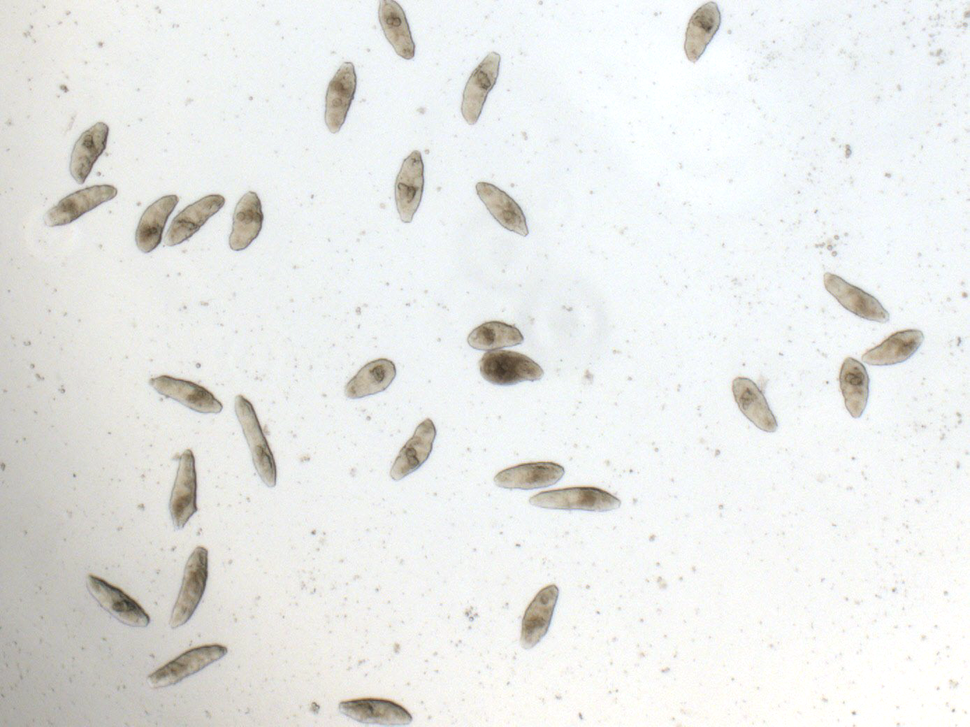
#> input picture Midterm Presentation/images/1.png, 970 x 727 px, shrunk from 1388 x 1040 before the run
$ python -i histogram_intersection.py   (imports and definitions only)
#> lines starting #> are read from the running program, lines starting #| are printed output that depends on the picture
#> further down, picture is the input picture: shape (727, 970, 3); mean B, G, R 232.1, 234.1, 232.8
import cv2
import numpy as np
from skimage.feature import local_binary_pattern

def compute_3d_hist(image, bins=(8,8,8)):
    hist = cv2.calcHist([image], [0,1,2], None, bins, [0,256,0,256,0,256])
    return hist

def compute_lbp_hist(gray_image, n_points, radius, method, n_bins):
#> called with n_points = 24, radius = 3, method = 'uniform', n_bins = 26
    lbp = local_binary_pattern(gray_image, n_points, radius, method)
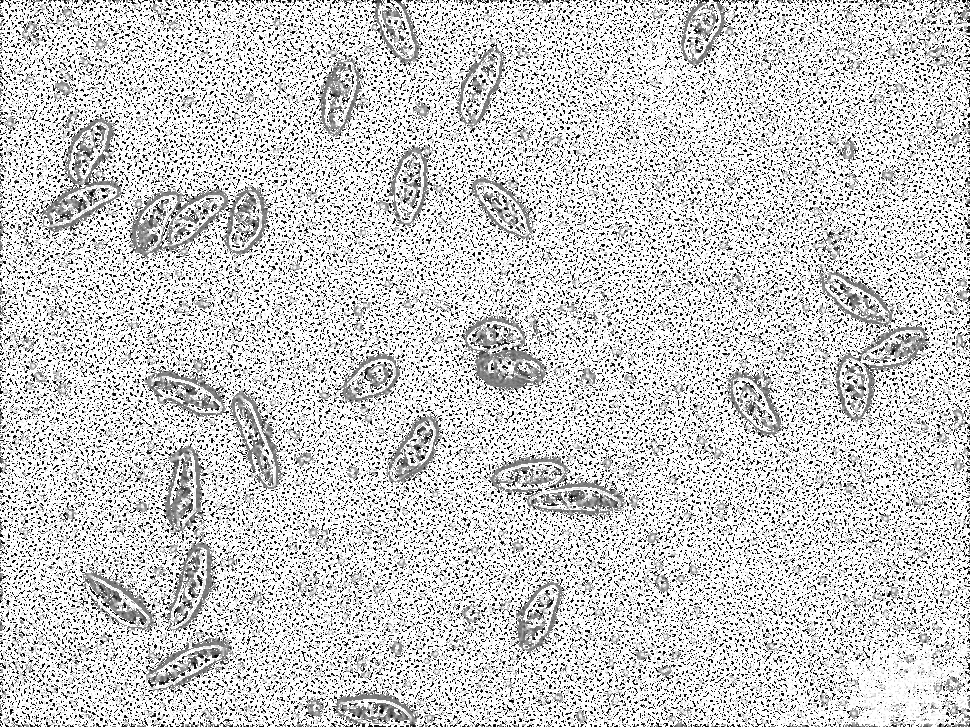
#> lbp: shape (727, 970) float64; min 0, max 25, mean 20; drawn with min black and max white
    hist = np.histogram(lbp.ravel(), bins=n_bins, range=(0, n_bins))[0]
#> hist = 26 values, max 412233 at index 25, min 2361 at index 7, mean 27122.7
    return hist

def get_hist(image):
    color_hist = compute_3d_hist(image)
    gray = cv2.cvtColor(image, cv2.COLOR_BGR2GRAY)
    lbp_hist = compute_lbp_hist(gray, n_points=24, radius=3, method='uniform', n_bins=26)
#> lbp_hist has the same summary as hist in compute_lbp_hist
    feature_vector = np.concatenate([color_hist.flatten(), lbp_hist])
#> feature_vector = 538 values, max 557297 at index 511, min 0 at index 0, mean 2621.5
    feature_vector = feature_vector / feature_vector.sum()
#> feature_vector = 538 values, max 0.395 at index 511, min 0 at index 0, mean 0.00186
    return feature_vector

def histogram_intersection(hist1, hist2):
    return np.minimum(hist1, hist2).sum()

def histogram_distance(hist1, hist2):
    intersection = histogram_intersection(hist1, hist2)
    return 1 - intersection

>>> import cv2
>>> picture = cv2.imread('../images/1.png')
>>> result = get_hist(picture)
#> result has the same summary as feature_vector in get_hist

$ run again, on Midterm Presentation/images/10.png
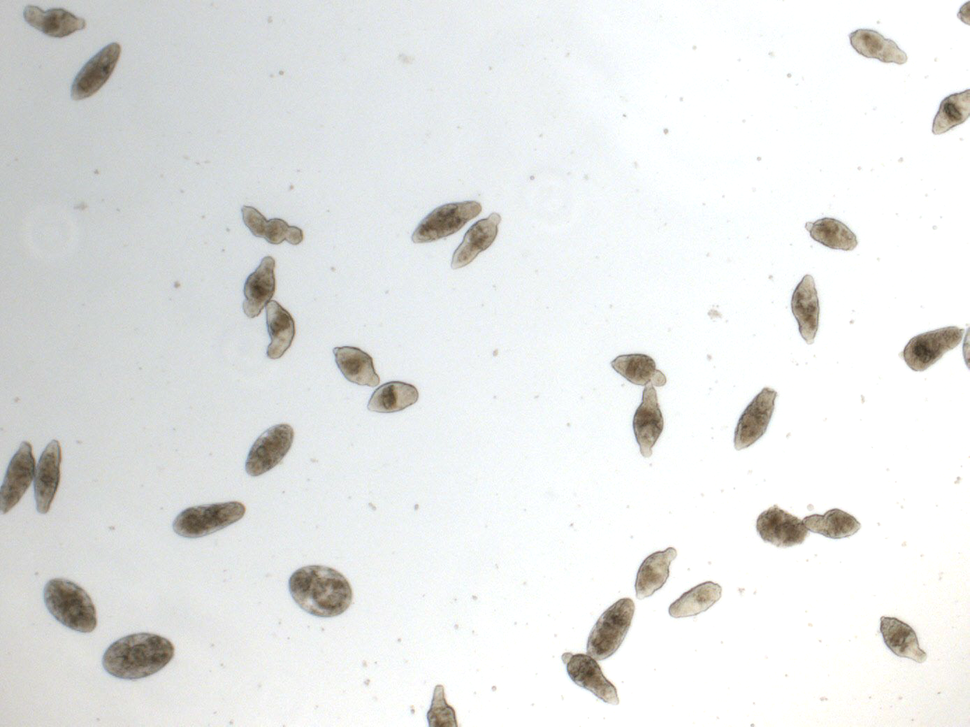
#> input picture Midterm Presentation/images/10.png, 970 x 727 px, shrunk from 1388 x 1040 before the run
#> picture is the input picture: shape (727, 970, 3); mean B, G, R 231, 231.8, 230.4
#> in compute_lbp_hist, `lbp = local_binary_pattern(gray_image, n_points, radius, method)`:
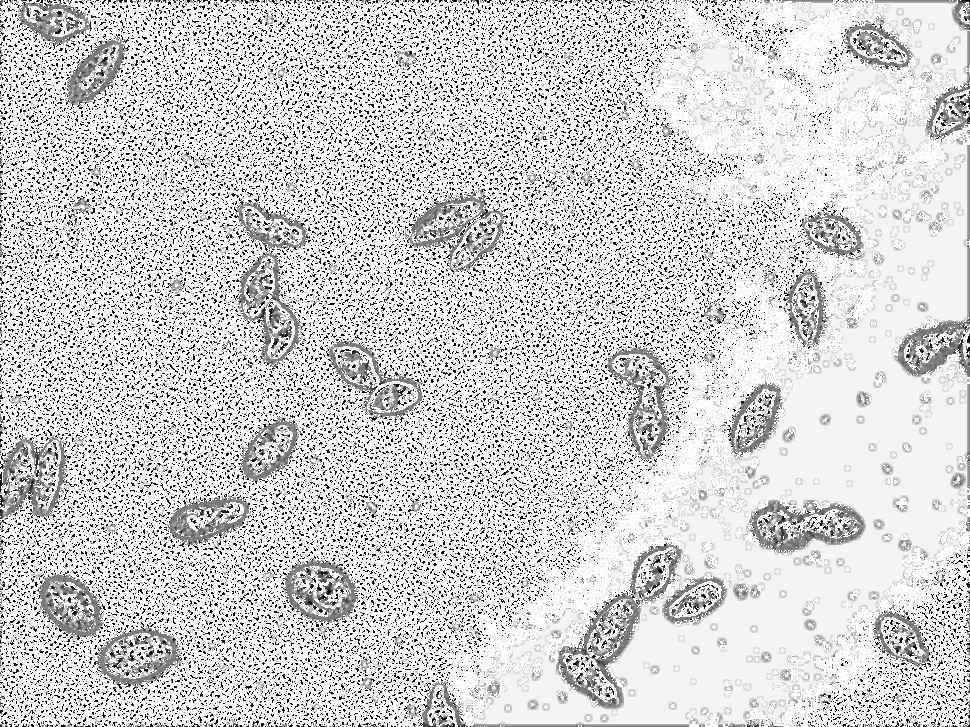
#> lbp: shape (727, 970) float64; min 0, max 25, mean 20.8; drawn with min black and max white
#> hist = 26 values, max 357503 at index 25, min 1804 at index 6, mean 27122.7
#> lbp_hist has the same summary as hist in compute_lbp_hist
#> in get_hist, `feature_vector = np.concatenate([color_hist.flatten(), lbp_hist])`: feature_vector = 538 values, max 474867 at index 511, min 0 at index 0, mean 2621.5
#> in get_hist, `feature_vector = feature_vector / feature_vector.sum()`: feature_vector = 538 values, max 0.337 at index 511, min 0 at index 0, mean 0.00186
#> result has the same summary as feature_vector in get_hist

$ run again, on Midterm Presentation/images/2.png
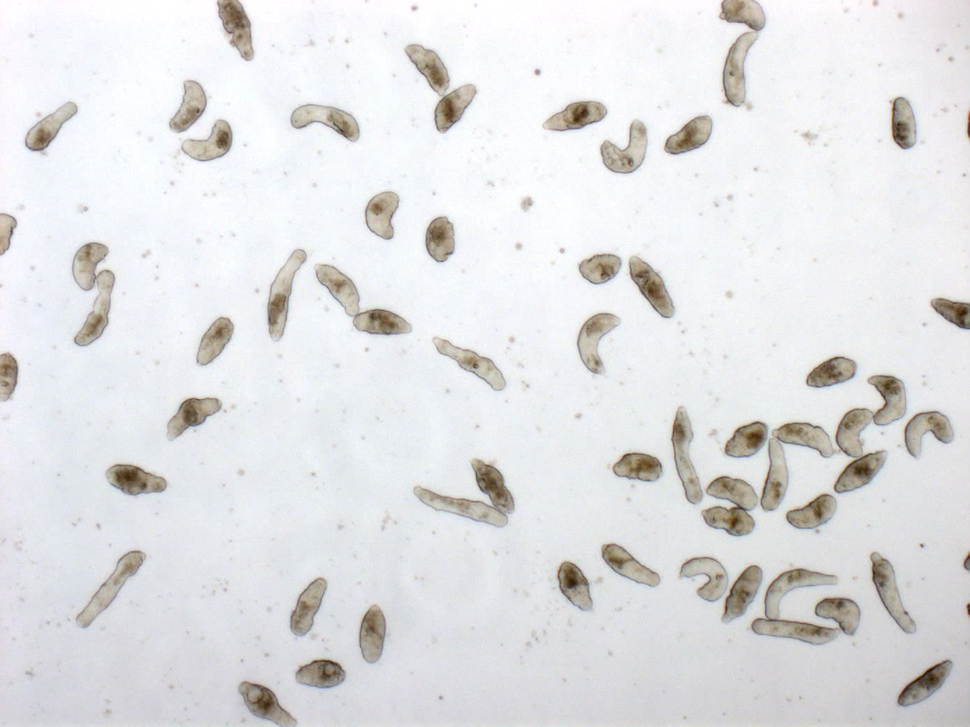
#> input picture Midterm Presentation/images/2.png, 970 x 727 px, shrunk from 1388 x 1040 before the run
#> picture is the input picture: shape (727, 970, 3); mean B, G, R 227.2, 225.9, 225.5
#> in get_hist, `gray = cv2.cvtColor(image, cv2.COLOR_BGR2GRAY)`:
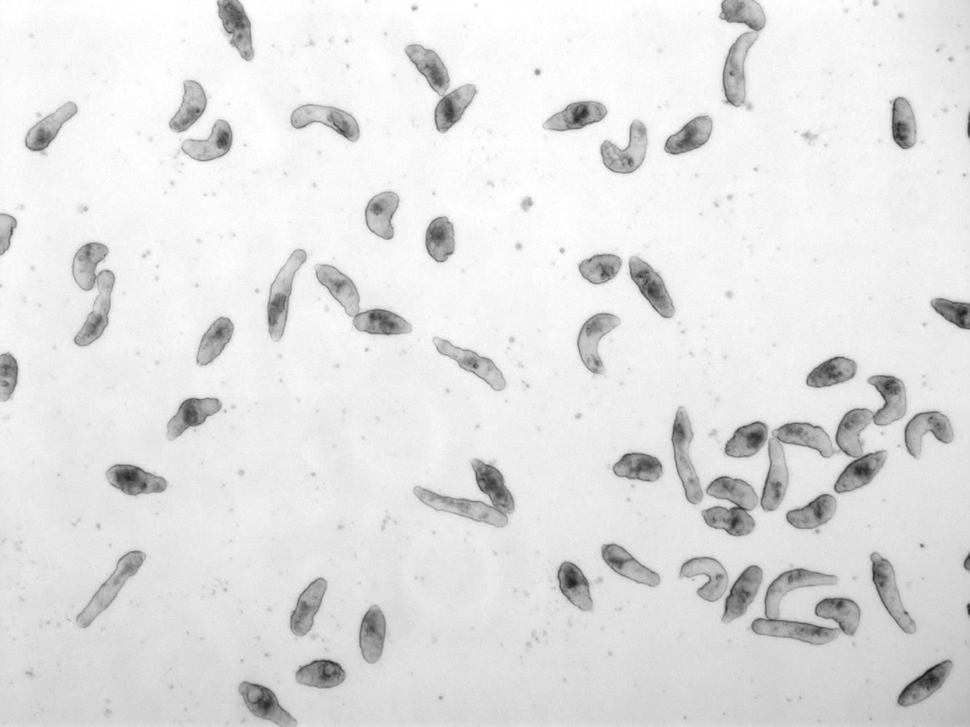
#> gray: shape (727, 970); min 23, max 255, mean 225.9
#> in compute_lbp_hist, `lbp = local_binary_pattern(gray_image, n_points, radius, method)`:
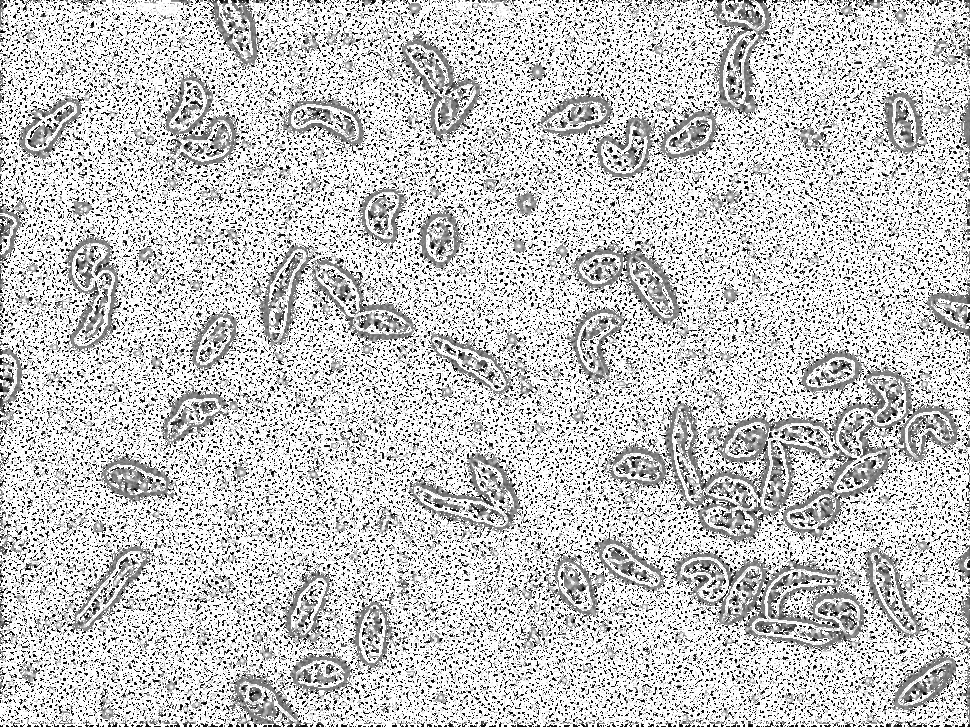
#> lbp: shape (727, 970) float64; min 0, max 25, mean 19.4; drawn with min black and max white
#> hist = 26 values, max 378829 at index 25, min 4067 at index 6, mean 27122.7
#> lbp_hist has the same summary as hist in compute_lbp_hist
#> in get_hist, `feature_vector = np.concatenate([color_hist.flatten(), lbp_hist])`: feature_vector = 538 values, max 466751 at index 511, min 0 at index 0, mean 2621.5
#> in get_hist, `feature_vector = feature_vector / feature_vector.sum()`: feature_vector = 538 values, max 0.331 at index 511, min 0 at index 0, mean 0.00186
#> result has the same summary as feature_vector in get_hist

$ run again, on Midterm Presentation/images/3.png
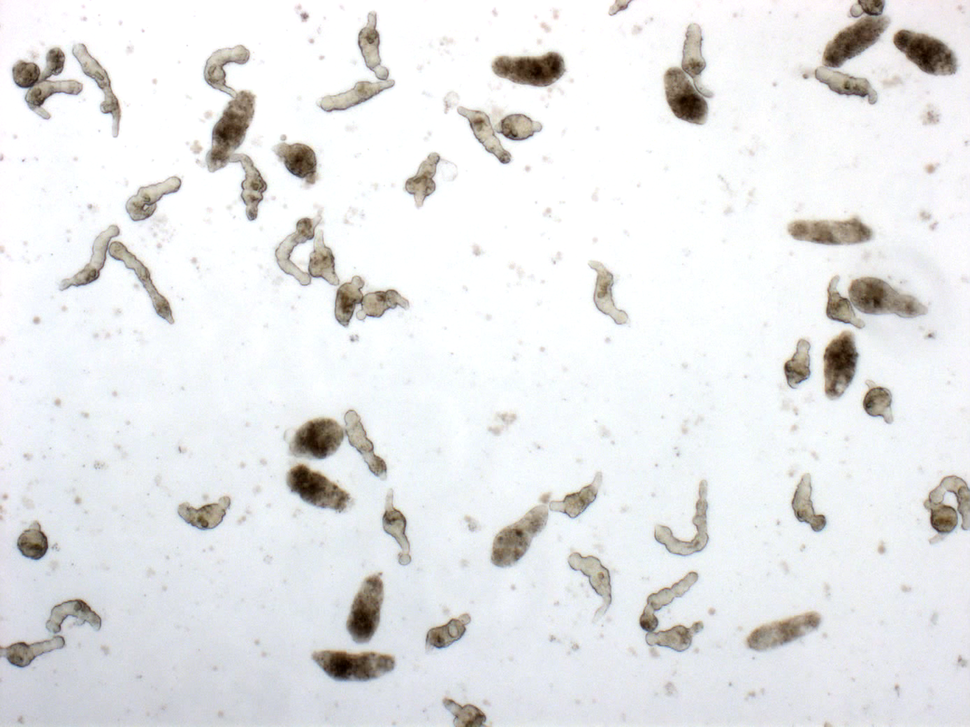
#> input picture Midterm Presentation/images/3.png, 970 x 727 px, shrunk from 1388 x 1040 before the run
#> picture is the input picture: shape (727, 970, 3); mean B, G, R 232.6, 231.7, 231
#> in get_hist, `gray = cv2.cvtColor(image, cv2.COLOR_BGR2GRAY)`:
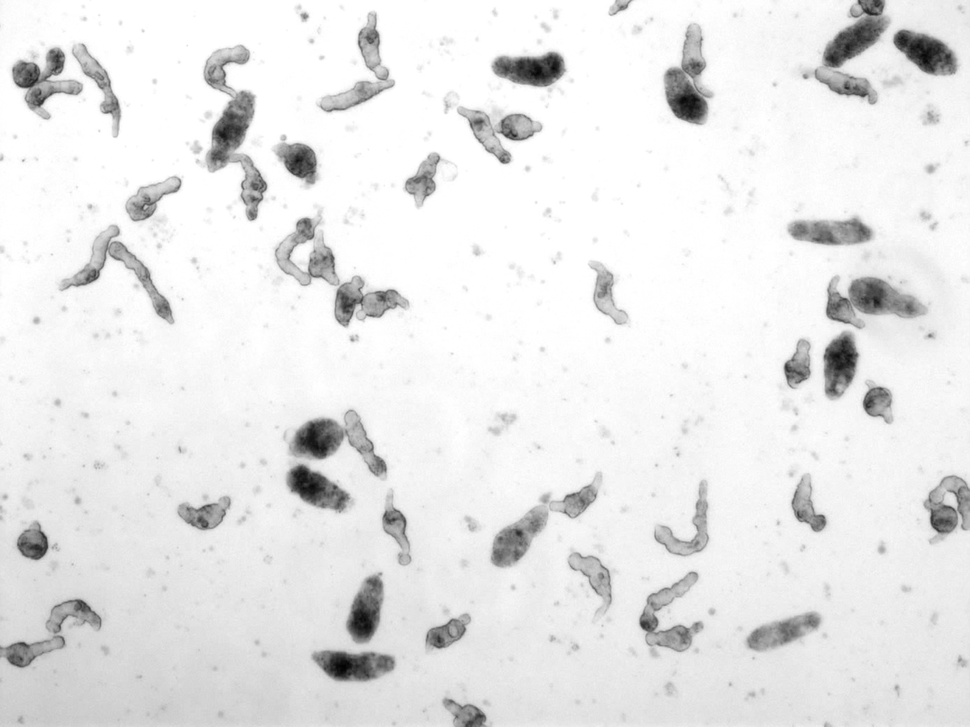
#> gray: shape (727, 970); min 3, max 255, mean 231.6
#> in compute_lbp_hist, `lbp = local_binary_pattern(gray_image, n_points, radius, method)`:
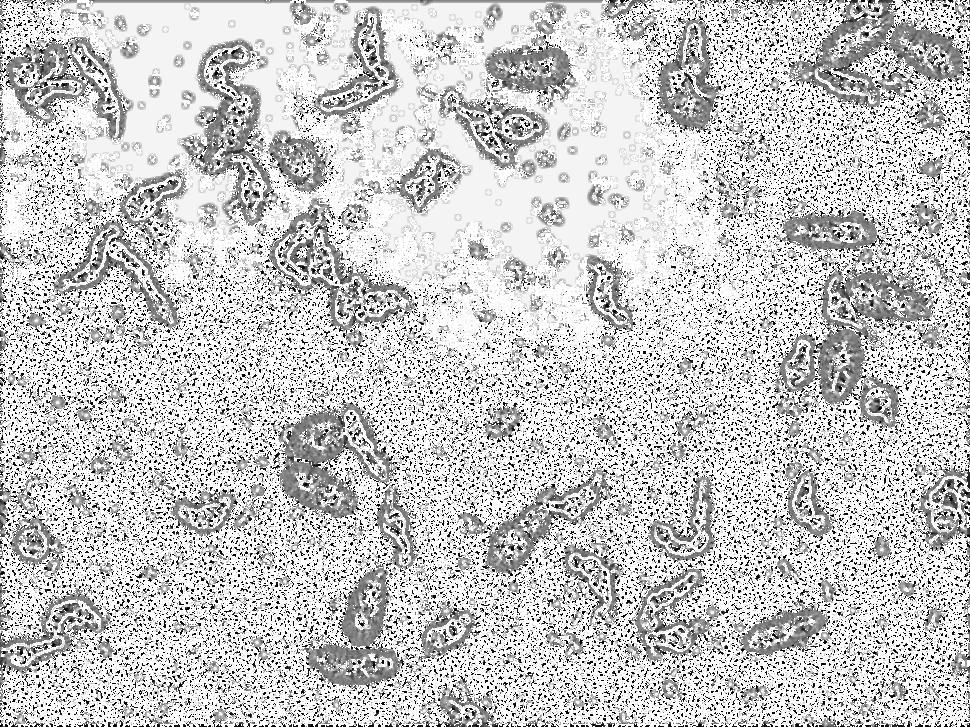
#> lbp: shape (727, 970) float64; min 0, max 25, mean 19.6; drawn with min black and max white
#> hist = 26 values, max 324972 at index 25, min 4033 at index 6, mean 27122.7
#> lbp_hist has the same summary as hist in compute_lbp_hist
#> in get_hist, `feature_vector = np.concatenate([color_hist.flatten(), lbp_hist])`: feature_vector = 538 values, max 548273 at index 511, min 0 at index 2, mean 2621.5
#> in get_hist, `feature_vector = feature_vector / feature_vector.sum()`: feature_vector = 538 values, max 0.389 at index 511, min 0 at index 2, mean 0.00186
#> result has the same summary as feature_vector in get_hist
